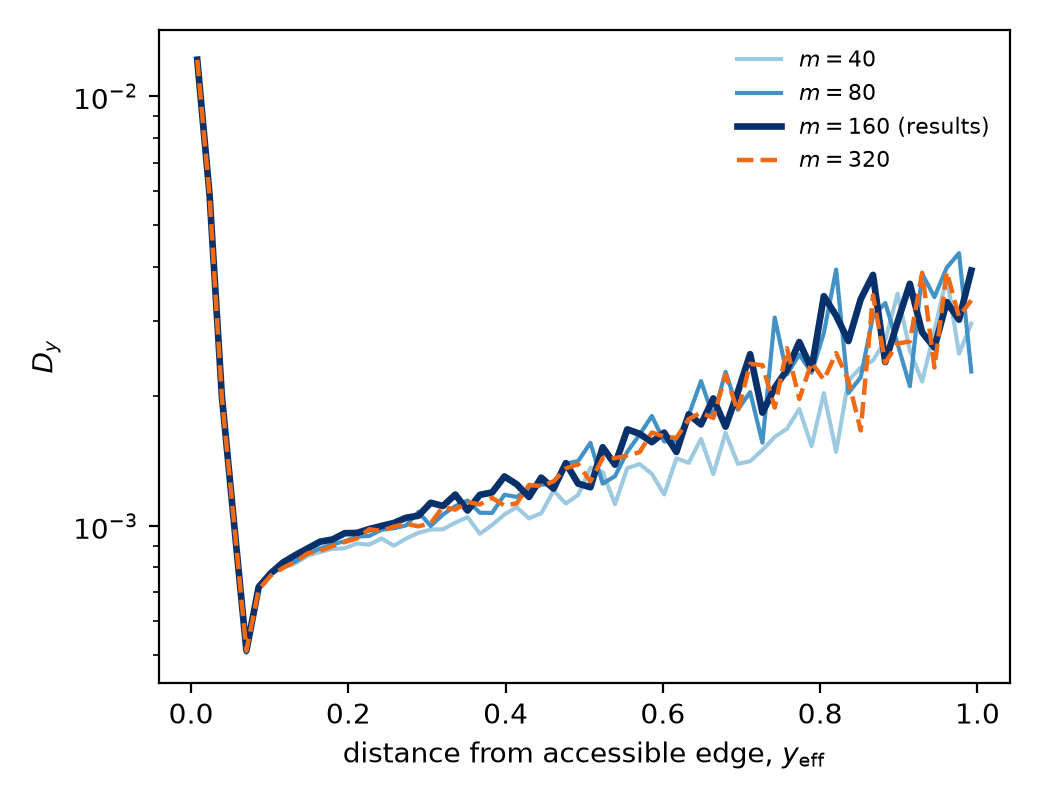

The script that saved this image:
"""SM Figure S1(c): near-wall passive diffusivity D_y(y_eff) at four integration time steps (multiplier m); the production step is m = 160.

Renders a simple version of this panel from figure_s1_c.csv alone (no processing).
Run: python3 figure_s1_c.py
"""
from pathlib import Path
import pandas as pd
import matplotlib
matplotlib.use("Agg")
import matplotlib.pyplot as plt

HERE = Path(__file__).resolve().parent
STEM = "figure_s1_c"
df = pd.read_csv(HERE / f"{STEM}.csv")

STYLE = {40: dict(color="#9ecae1", lw=1.5, ls="-"),
         80: dict(color="#4292c6", lw=1.5, ls="-"),
         160: dict(color="#08306b", lw=2.4, ls="-"),
         320: dict(color="#f16913", lw=1.6, ls="--")}

fig, ax = plt.subplots(figsize=(5.2, 4.0))
for mult, g in df.groupby("multiplier"):
    style = STYLE.get(int(mult), dict(color="grey", lw=1.4, ls="-"))
    label = rf"$m={mult}$" + (" (results)" if mult == 160 else "")
    ax.plot(g.x, g.y, label=label, **style)
ax.set_xlabel(r"distance from accessible edge, $y_{\mathrm{eff}}$")
ax.set_ylabel(r"$D_y$")
ax.set_yscale("log")
ax.legend(fontsize=8, frameon=False)

fig.tight_layout()
fig.savefig(HERE / f"{STEM}.png", dpi=200)
print(f"saved {STEM}.png")
